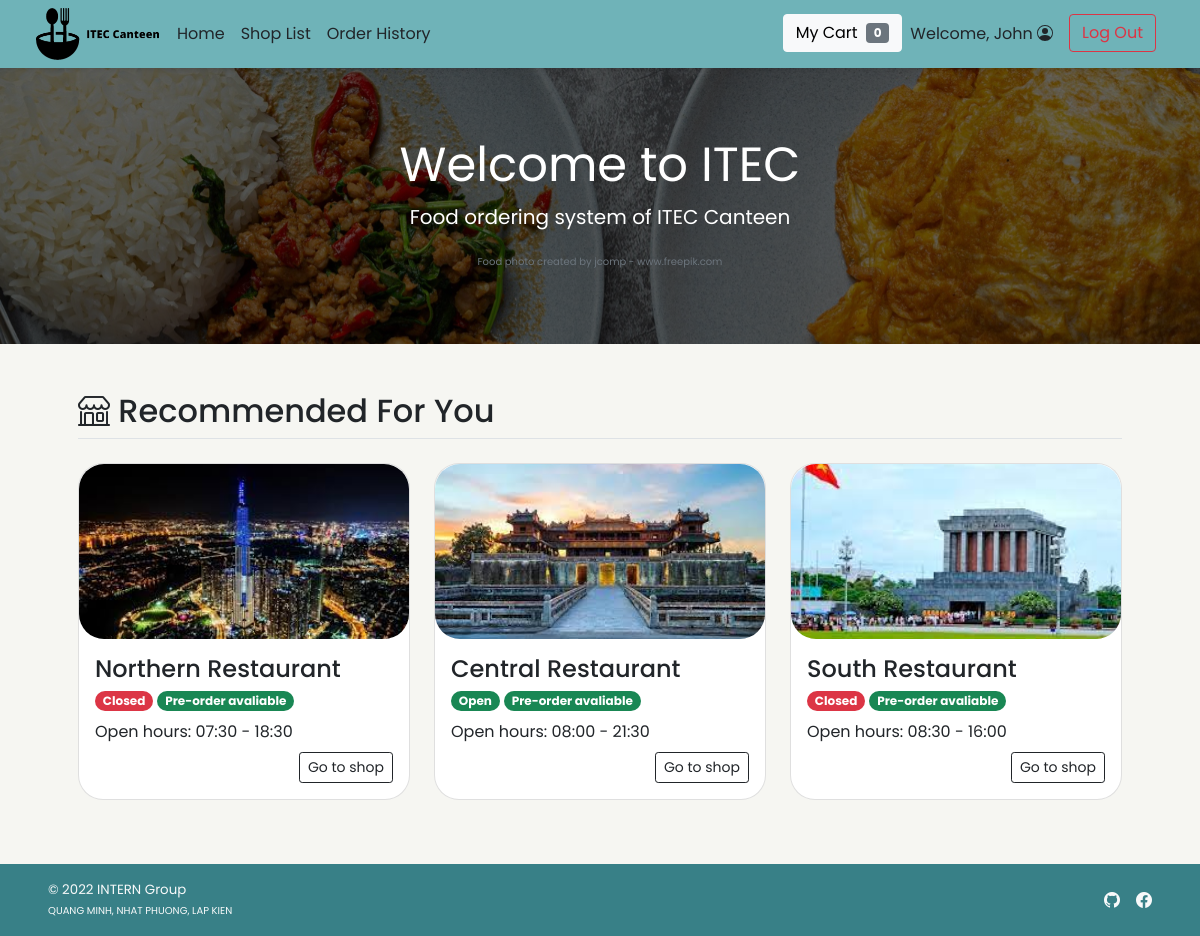
Screenshot of /index.php (signed in) with the database file from the repository.
### tables this page shows
CREATE TABLE `shop` (
  `s_id` int(11) NOT NULL,
  `s_username` varchar(45) NOT NULL,
  `s_pwd` varchar(45) NOT NULL,
  `s_name` varchar(100) NOT NULL,
  `s_location` varchar(100) NOT NULL,
  `s_openhour` time NOT NULL,
  `s_closehour` time NOT NULL,
  `s_status` tinyint(4) NOT NULL DEFAULT 1 COMMENT 'Shop ready for taking an order or not (True for open, False for close)',
  `s_preorderStatus` tinyint(4) NOT NULL DEFAULT 1 COMMENT 'Shop is ready for tomorrow pre-order or not',
  `s_email` varchar(100) NOT NULL,
  `s_phoneno` varchar(45) NOT NULL,
  `s_pic` text DEFAULT NULL
);

### index.php (the view, shortened to what this page needs)
<!DOCTYPE html>
<html lang="en">
<head>
    <?php session_start(); include("conn_db.php"); include('head.php');?>
    <link href="css/main.css" rel="stylesheet">
</head>
<body class="d-flex flex-column h-100">
    <?php include('nav_header.php')?>
    <div class="position-relative d-flex text-center text-white promo-banner-bg py-3">
        <div class="p-lg-2 mx-auto my-5">
            <h1 class="display-5 fw-normal">Welcome to ITEC</h1>
            <p class="lead fw-normal">Food ordering system of ITEC Canteen</p>
            <span class="xsmall-font text-muted">Food photo created by jcomp - www.freepik.com</span>
        </div>
    </div>
    <div class="container p-5" id="recommended-shop">
        <h2 class="border-bottom pb-2"><i class="bi bi-shop align-top"></i> Recommended For You</h2>
        <div class="row row-cols-1 row-cols-lg-3 align-items-stretch g-4 py-3">
            <?php
            $query = "SELECT s_id,s_name,s_openhour,s_closehour,s_status,s_preorderstatus,s_pic FROM shop
            WHERE (s_preorderstatus = 1) OR (s_preorderstatus = 0 AND (CURTIME() BETWEEN s_openhour AND s_closehour));";
            $result = $mysqli -> query($query);
            if($result -> num_rows > 0){
            while($row = $result -> fetch_array()){
        ?>
            <div class="col">
                <a href="<?php echo "shop_menu.php?s_id=".$row["s_id"]?>" class="text-decoration-none text-dark">
                    <div class="card rounded-25">
                        <img <?php
                            if(is_null($row["s_pic"])){echo "src='img/default.png'";}
                            else{echo "src=\"img/{$row['s_pic']}\"";}
                        ?> style="width:100%; height:175px; object-fit:cover;"
                            class="card-img-top rounded-25 img-fluid" alt="<?php echo $row["s_name"]?>">
                        <div class="card-body">
                            <h4 name="shop-name" class="card-title"><?php echo $row["s_name"]?></h4>
                            <p class="card-subtitle">
                                <?php
                                    $now = date('H:i:s');
                                    if((($now < $row["s_openhour"])||($now > $row["s_closehour"]))||($row["s_status"]==0)){
                                ?>
                                <span class="badge rounded-pill bg-danger">Closed</span>
                                <?php }else{ ?>
                                <span class="badge rounded-pill bg-success">Open</span>
                                <?php }
                                    if($row["s_preorderstatus"]==1){
                                ?>
                                <span class="badge rounded-pill bg-success">Pre-order avaliable</span>
                                <?php }else{ ?>
                                <span class="badge rounded-pill bg-danger">Pre-order Unavaliable</span>
                                <?php } ?>
                            </p>
                            <?php
                                $open = explode(":",$row["s_openhour"]);
                                $close = explode(":",$row["s_closehour"]);
                            ?>
                            <p class="card-text my-2">Open hours:
                                <?php echo $open[0].":".$open[1]." - ".$close[0].":".$close[1];?></p>
                            <div class="text-end">
                                <a href="<?php echo "shop_menu.php?s_id=".$row["s_id"]?>"
                                    class="btn btn-sm btn-outline-dark">Go to shop</a>
                            </div>
                        </div>
                    </div>
                </a>
            </div>
            <?php }
        }
        ?>
        </div>
    </div>
    <?php include 'footer.php';?>
</body>
</html>

### css/main.css (style rules this page uses)
html { height: 100%; }
body { height: 100%; padding-top: 4rem; margin-bottom: -50px; font-family: 'Poppins', 'Noto Sans Thai', sans-serif; background-color: #F6F6F2; }
a { cursor: pointer; }
.bi { vertical-align: -.125em; fill: currentColor; }
.text-white { color: white; }
.xsmall-font { font-size: x-small; }
.promo-banner-bg { background: #686868 url('../img/home-banner-2.jpg') center; background-position: top; background-size: auto; background-position-x: center; background-clip: padding-box; background-blend-mode: multiply; }
.rounded-25 { border-radius: 25px; }

### index.php (style rules this page uses)
html { height: 100%; }

### rows the page displays
shop: s_pic (picture), s_name "Northern Restaurant", shows "Closed", s_preorderStatus "Pre-order avaliable", s_openhour "07", s_openhour "30", s_closehour "18", s_closehour "30"
shop: s_pic (picture), s_name "Central Restaurant", s_status "Open", s_preorderStatus "Pre-order avaliable", s_openhour "08", s_openhour "00", s_closehour "21", s_closehour "30"
shop: s_pic (picture), s_name "South Restaurant", shows "Closed", s_preorderStatus "Pre-order avaliable", s_openhour "08", s_openhour "30", s_closehour "16", s_closehour "00"

### other values shown
$_SESSION['firstname'] "John"
